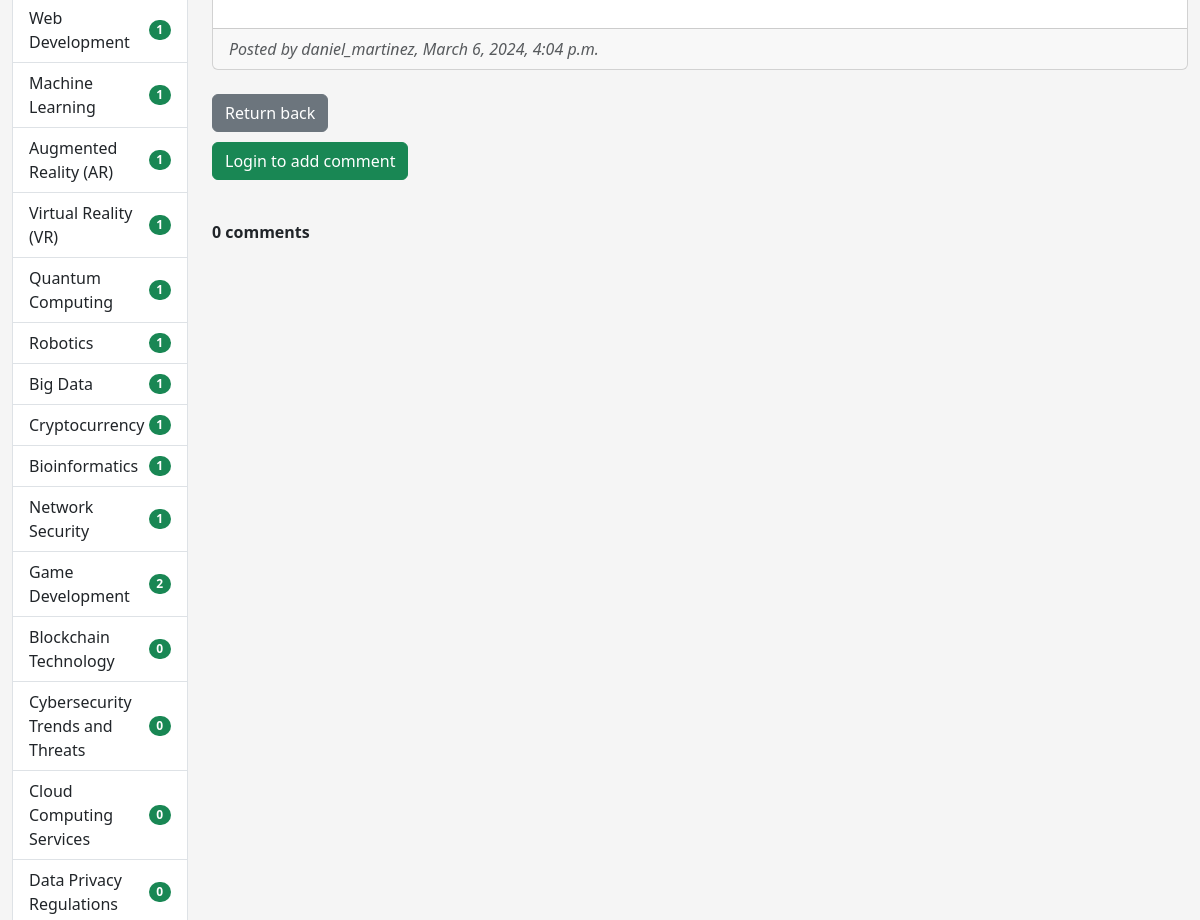
/newspaper/40/ (middle part), run on an earlier commit of the app's database.
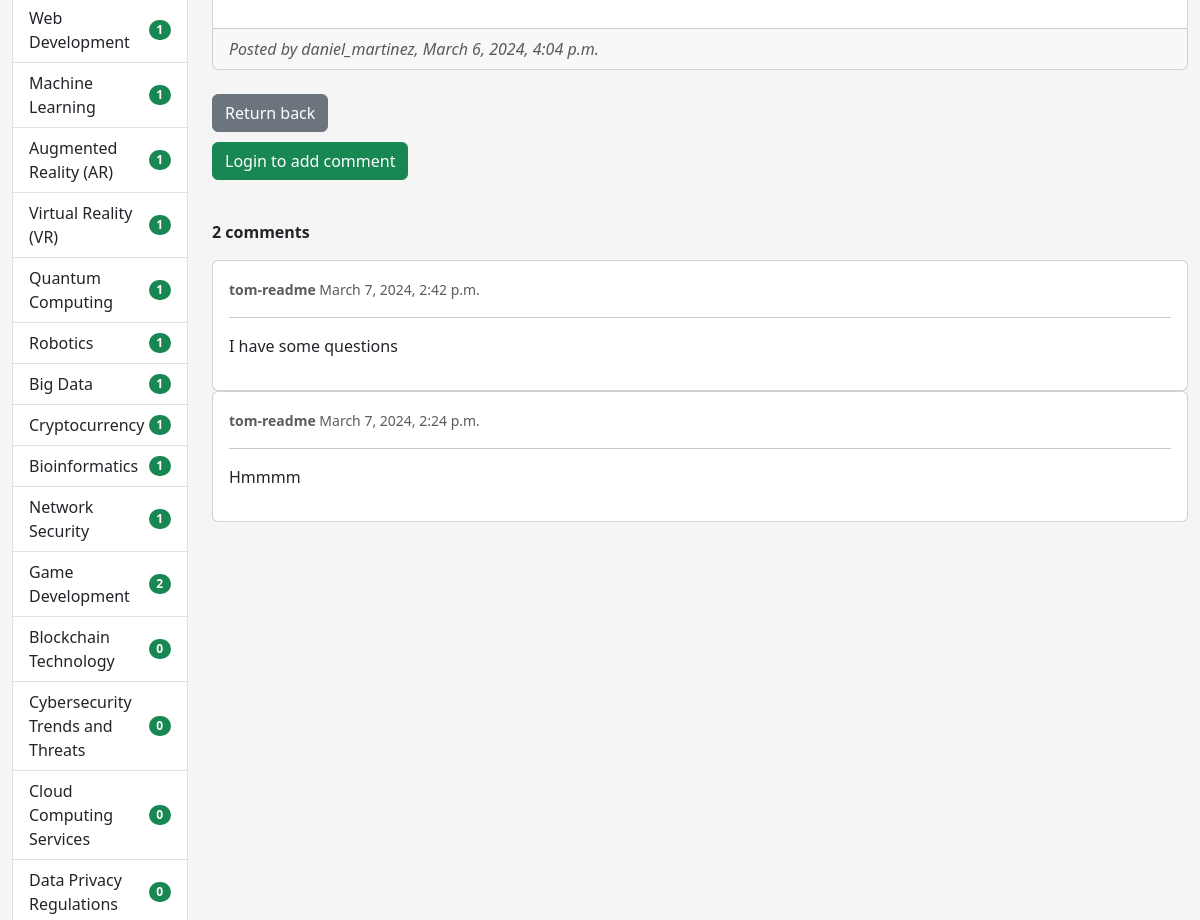
And on a later commit of the database.
### newspaper_agency/models.py (models this page shows, shortened)
class Topic(models.Model):
    name = models.CharField(max_length=255, unique=True, db_index=True)
    class Meta:
        ordering = ("name",)
    def __str__(self) -> str:
        return self.name

class Redactor(AbstractUser):
    years_of_experience = models.IntegerField(default=0)
    class Meta:
        ordering = (
            "username",
            "first_name",
            "last_name",
        )
        verbose_name = "redactor"
        verbose_name_plural = "redactors"

class Newspaper(models.Model):
    title = models.CharField(max_length=255)
    content = models.TextField()
    published_date = models.DateTimeField(auto_now_add=True)
    photo = models.ImageField(upload_to="photos/%Y/%m/%d", blank=True)
    topic = models.ForeignKey(
        Topic, on_delete=models.CASCADE, related_name="newspapers"
    )
    publishers = models.ManyToManyField(
        settings.AUTH_USER_MODEL, related_name="newspapers"
    )
    class Meta:
        ordering = ("-published_date",)

class Commentary(models.Model):
    user = models.ForeignKey(
        settings.AUTH_USER_MODEL, on_delete=models.CASCADE, related_name="commentaries"
    )
    newspaper = models.ForeignKey(
        Newspaper, on_delete=models.CASCADE, related_name="commentaries"
    )
    created_time = models.DateTimeField(auto_now_add=True)
    content = models.TextField()
    class Meta:
        ordering = ("-created_time",)
        verbose_name_plural = "Commentaries"

### newspaper_agency/views.py (the view)
# urls.py: path("newspaper/<int:pk>/", NewspaperDetailView.as_view(), name="newspaper-detail"),
class NewspaperDetailView(DetailView):
    model = Newspaper
    template_name = "newspaper_agency/newspaper_detail.html"
    context_object_name = "newspaper"

### newspaper_agency/templatetags/newspaper_tags.py (called while the page is built)
@register.inclusion_tag("newspaper_agency/topics_list.html")
def show_topics():
    topics = Topic.objects.annotate(cnt=Count("newspapers"))
    return {"topics": topics}

### newspaper_agency/templates/newspaper_agency/newspaper_detail.html (shortened to what this page needs)
{% extends "base.html" %}
{% load crispy_forms_filters %}
{% block sidebar %}
  {% include "includes/sidebar.html" %}
{% endblock %}
{% block content %}
  <div class="card">
    <div class="card-body">
      <div class="row">
        <div class="col-md-3">
        </div>
        <div class="col-md-9" style="padding-left: 45px">
        </div>
      </div>
    </div>
    <div class="card-footer text-muted">
      <i>Posted by
        {% for publisher in newspaper.publishers.all %}
          {{ publisher.username }},
        {% endfor %}
        {{ newspaper.published_date }}
      </i>
    </div>
  </div>
  <br>
  <a class="btn btn-secondary" href="{% url 'newspaper-agency:get-topic-info' pk=newspaper.topic.pk %}">Return back</a>
  {% if user.is_authenticated %}
    <div>
      <form action="{% url 'newspaper-agency:create-comment' newspaper.pk %}" method="post" novalidate>
        {% csrf_token %}
        {{ form|crispy }}
        <div class="form-group">
          <br><label for="comment"><strong>Add a new comment:</strong></label>
          <textarea class="form-control" id="comment" name="content" rows="3" required></textarea>
        </div>
        <button type="submit" class="btn btn-success" style="margin-top: 10px">Submit</button>
      </form>
    </div>
  {% else %}
    <p><a href="{% url 'newspaper-agency:login' %}" class="btn btn-success" style="margin-top: 10px">Login to add
      comment</a></p>
  {% endif %}
  <br>
  <p>
    <strong>
      {{ newspaper.commentaries.count }}
      {% if newspaper.commentaries.count == 1 %}
        comment
      {% else %}
        comments
      {% endif %}
    </strong>
  </p>
  {% for comment in newspaper.commentaries.all %}
    <div class="card">
      <div class="card-body">
        <small class="text-muted"><strong>{{ comment.user.username }}</strong> {{ comment.created_time }}</small>
        <hr>
        <p>{{ comment.content }}</p>
      </div>
    </div>
  {% endfor %}
{% endblock %}

### newspaper_agency/templates/newspaper_agency/topics_list.html
<div class="list-group">
  {% for topic in topics %}
    <a href="{% url 'newspaper-agency:get-topic-info' pk=topic.pk %}" class="list-group-item list-group-item-action d-flex justify-content-between align-items-center">
      {{ topic.name }}
      <span class="badge bg-success rounded-pill">{{ topic.cnt }}</span>
    </a>
  {% endfor %}
</div>

What changed in the data, as far as the page shows it:
computed for Newspaper: commentaries.count "0" → "2"
added Commentary: user.username "tom-readme", created_time "March 7, 2024, 2:42 p.m.", content "I have some questions"
added Commentary: user.username "tom-readme", created_time "March 7, 2024, 2:24 p.m.", content "Hmmmm"
